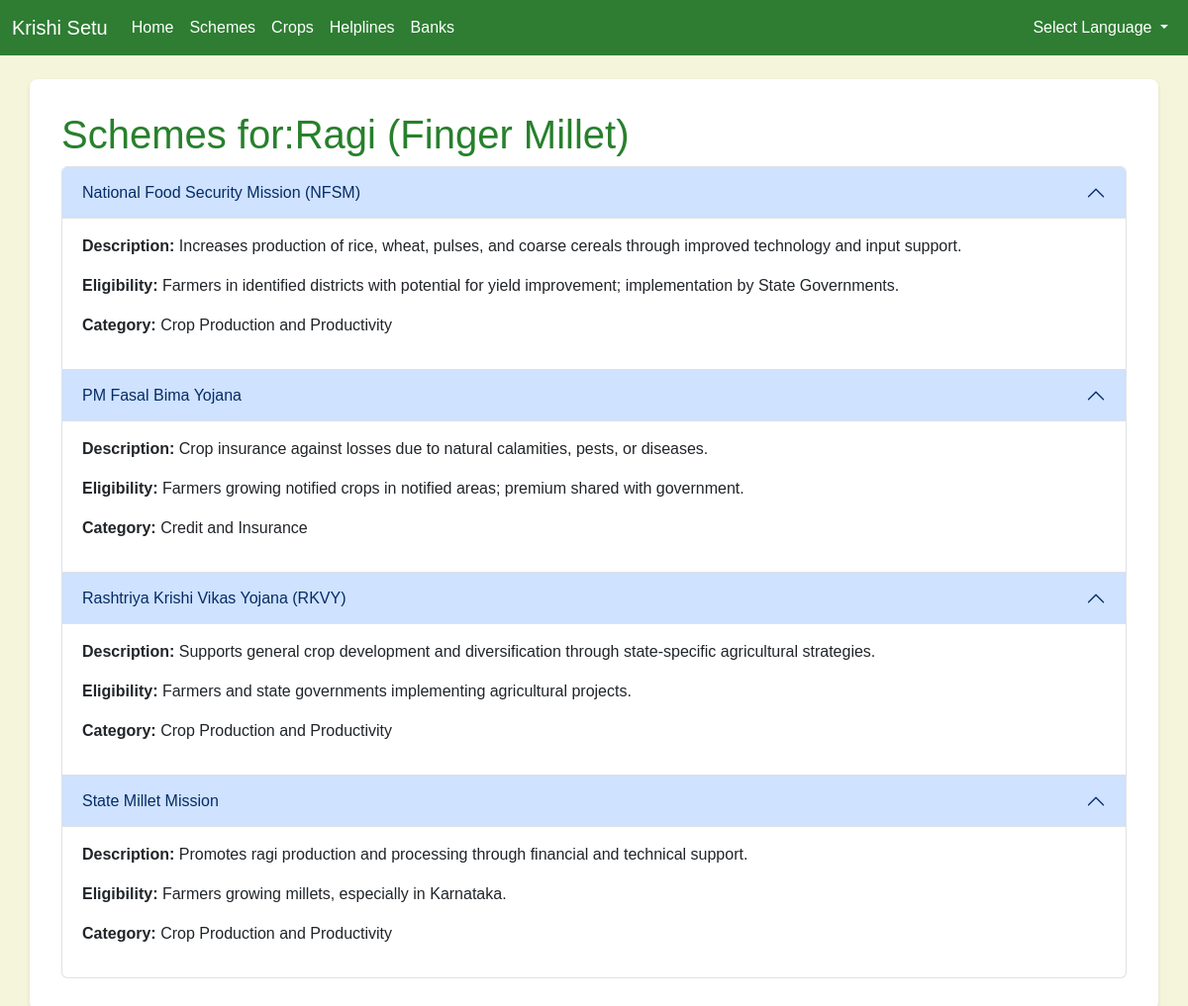
Page /crop_schemes/1 on the committed database.
### tables this page shows
CREATE TABLE crops (
        id INTEGER PRIMARY KEY AUTOINCREMENT,
        name_en TEXT NOT NULL,
        image_path TEXT NOT NULL,
        region_id INTEGER,
        FOREIGN KEY (region_id) REFERENCES regions(id)
    );

CREATE TABLE schemes (
        id INTEGER PRIMARY KEY AUTOINCREMENT,
        name_en TEXT NOT NULL,
        description_en TEXT NOT NULL,
        eligibility_en TEXT NOT NULL,
        category TEXT NOT NULL,
        website_url TEXT,
        document_url TEXT       
               
    );

### app.py (the view, shortened to what this page needs)
@app.route('/crop_schemes/<int:crop_id>')
def crop_schemes(crop_id):
    lang = request.args.get('lang', 'en')
    print(f"Received crop_id: {crop_id}, lang: {lang}")
    translations = load_translations(lang)
    conn = get_db_connection()
    cursor = conn.cursor()
    if lang == 'en':
        cursor.execute('SELECT name_en FROM crops WHERE id = ?', (crop_id,))
    crop = cursor.fetchone()
    crop_name = crop[0] if crop else 'Unknown Crop'
    if lang == 'en':
        cursor.execute('''
            SELECT s.name_en AS name, s.description_en AS description,
                   s.eligibility_en AS eligibility, s.category, s.document_url
            FROM schemes s
            JOIN crop_schemes cs ON s.id = cs.scheme_id
            WHERE cs.crop_id = ?
        ''', (crop_id,))
    schemes = cursor.fetchall()
    conn.close()
    return render_template('crop_schemes.html', translations=translations,
                          schemes=schemes, crop_name=crop_name, lang=lang, crop_id=crop_id)

### app.py (called while the page is built)
def get_db_connection():
    conn = sqlite3.connect('data.db')
    conn.row_factory = sqlite3.Row
    return conn

### templates/crop_schemes.html (shortened to what this page needs)
{% extends 'base.html' %}
{% block content %}
    <h1>{{translations.crop_schemes_title}}:{{crop_name}}</h1>
    <div class="accordion" id="cropSchemesAccordion">
        {% for scheme in schemes %}
            <div class="accordion-item">
                <h2 class="accordion-header" id="heading-{{ loop.index }}">
                    <button class="accordion-button" type="button" data-bs-toggle="collapse"
                            data-bs-target="#collapse-{{ loop.index }}" aria-expanded="true"
                            aria-controls="collapse-{{ loop.index }}">
                        {{ scheme.name }}
                    </button>
                </h2>
                <div id="collapse-{{ loop.index }}" class="accordion-collapse collapse show"
                     aria-labelledby="heading-{{ loop.index }}" data-bs-parent="#cropSchemesAccordion">
                    <div class="accordion-body">
                        <p><strong>{{ translations.description_label }}:</strong> {{ scheme.description }}</p>
                        <p><strong>{{ translations.eligibility_label }}:</strong> {{ scheme.eligibility }}</p>
                        <p><strong>{{ translations.category_label | default('Category') }}:</strong>
                           {{ translations['category_' + scheme.category|replace(' ', '_')|replace('(', '')|replace(')', '')|replace('.', '')|replace(',', '')|lower] or scheme.category }}
                        </p>
                    </div>
                </div>
            </div>
        {% endfor %}
    </div>
{% endblock %}

### templates/base.html (shortened to what this page needs)
<!DOCTYPE html>
<html lang="{{ lang }}">
<head>
    <link href="https://cdn.jsdelivr.net/npm/bootstrap@5.3.0/dist/css/bootstrap.min.css" rel="stylesheet">
    <link rel="stylesheet" href="{{ url_for('static', filename='style.css') }}">
</head>
<body>
    <nav class="navbar navbar-expand-lg navbar-dark bg-success">
        <div class="container-fluid">
            <a class="navbar-brand" href="{{ url_for('index', lang=lang) }}">{{ translations.title }}</a>
            <div class="collapse navbar-collapse" id="navbarNav">
                <ul class="navbar-nav me-auto">
                    <li class="nav-item">
                        <a class="nav-link" href="{{ url_for('index', lang=lang) }}">{{ translations.nav_home }}</a>
                    </li>
                    <li class="nav-item">
                        <a class="nav-link" href="{{ url_for('schemes', lang=lang) }}">{{ translations.nav_schemes }}</a>
                    </li>
                    <li class="nav-item">
                        <a class="nav-link" href="{{ url_for('crops', lang=lang) }}">{{ translations.nav_crops }}</a>
                    </li>
                    <li class="nav-item">
                        <a class="nav-link" href="{{ url_for('helplines', lang=lang) }}">{{ translations.nav_helplines }}</a>
                    </li>
                    <li class="nav-item">
                        <a class="nav-link" href="{{ url_for('banks', lang=lang) }}">{{ translations.nav_banks }}</a>
                    </li>
                </ul>
                <ul class="navbar-nav">
                    <li class="nav-item dropdown">
    <a class="nav-link dropdown-toggle" href="#" id="languageDropdown" role="button" data-bs-toggle="dropdown" aria-expanded="false">
        {{ translations.get(lang, translations.select_language) }}
    </a>
        {% set args = request.args.to_dict(flat=False) %}
        {% set filtered_args = {} %}
        {% for k, v in args.items() %}
            {% if k != 'lang' %}
                {% do filtered_args.update({k: v}) %}
            {% endif %}
        {% endfor %}
</li>
                </ul>
            </div>
        </div>
    </nav>
    <div class="container mt-4">
        {% block content %}{% endblock %}
    </div>
</body>
</html>

### static/style.css (style rules this page uses)
body { margin: 0; font-family: Arial, sans-serif; background-color: #F5F5DC; color: #4A3728; }
.navbar { background-color: #2E7D32 !important; }
.navbar { margin-bottom: 20px; }
.navbar-brand, .nav-link, .navbar-toggler-icon { color: #FFFFFF !important; }
.container { background-color: #FFFFFF; padding: 2rem; border-radius: 8px; box-shadow: 0 2px 4px rgba(0, 0, 0, 0.1); margin-top: -4rem; }
h1, h5 { color: #27802b; }

### rows in the picture
crops: name_en "Ragi (Finger Millet)"
schemes: name "National Food Security Mission (NFSM)", description "Increases production of rice, wheat, pulses, and coarse cereals through improved technology and input support.", eligibility "Farmers in identified districts with potential for yield improvement; implementation by State Governments."
schemes: name "PM Fasal Bima Yojana", description "Crop insurance against losses due to natural calamities, pests, or diseases.", eligibility "Farmers growing notified crops in notified areas; premium shared with government."
schemes: name "Rashtriya Krishi Vikas Yojana (RKVY)", description "Supports general crop development and diversification through state-specific agricultural strategies.", eligibility "Farmers and state governments implementing agricultural projects."
schemes: name "State Millet Mission", description "Promotes ragi production and processing through financial and technical support.", eligibility "Farmers growing millets, especially in Karnataka."

### other values in the picture
{{ translations.title }} "Krishi Setu"
{{ translations.nav_home }} "Home"
{{ translations.nav_schemes }} "Schemes"
{{ translations.nav_crops }} "Crops"
{{ translations.nav_helplines }} "Helplines"
{{ translations.nav_banks }} "Banks"
{{ translations.get(lang, translations.select_language) }} "Select Language"
{{ translations.crop_schemes_title }} "Schemes for"
